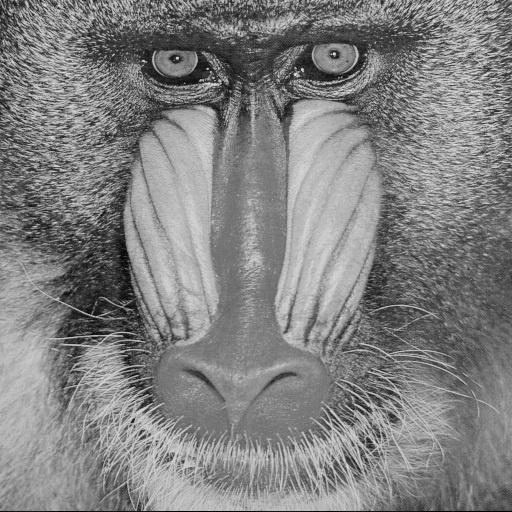
%> input picture new/Ref.jpg, 512 x 512 px
$ octave --eval "result = dehaze(imread('Ref.jpg'));"   (GNU Octave 9; MATLAB toolbox functions it lacks are replaced by stand-ins)
%> lines starting %> are read from the running program, lines starting %| are printed output that depends on the picture
%% 鲁棒性测试——实时去雾算法
function out_img=dehaze(Img)
    % 归一化到[0,1]
    Img = double(Img)/255.0;

    %%
    %%%%%%%%%%%%%%%%%%%%%%%%%%%%%%%%%%%
    % 第二步: 求取I的三个通道的最小值矩阵M
    %%%%%%%%%%%%%%%%%%%%%%%%%%%%%%%%%%%
    M = min(Img,[],3);

    %%
    %%%%%%%%%%%%%%%%%%%%%%%%%%%%%%%%%%%
    % 第三步: 对M进行均值滤波，得到Mave(x)
    %%%%%%%%%%%%%%%%%%%%%%%%%%%%%%%%%%%
    [height,width] = size(Img);
%> height = 512; width = 1536
    mask = ceil(max(height, width) / 50);
%> mask = 31
    if mod(mask, 2) == 0
        mask = mask + 1;
    end
    f = fspecial('average', mask);
    M_average = imfilter(M, f, 'symmetric');
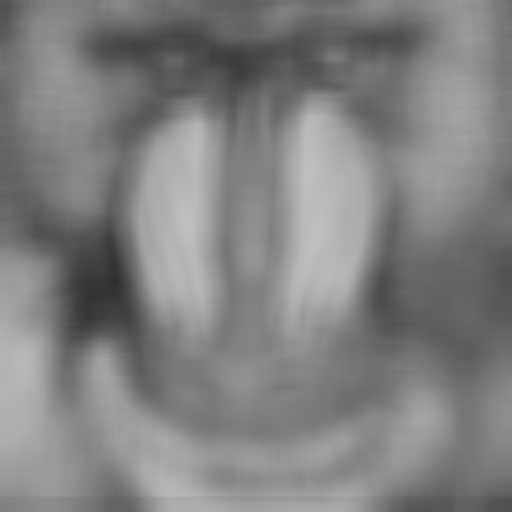
%> M_average: size 512x512 double; min 0.185, max 0.75, mean 0.506

    %%
    %%%%%%%%%%%%%%%%%%%%%%%%%%%%%%%%%%%
    % 第四步: 求取M(x)中所有元素的均值Mav
    %%%%%%%%%%%%%%%%%%%%%%%%%%%%%%%%%%%
    [height, width] = size(M_average);
%> width = 512
    M_average_value = sum(sum(M_average)) / (height * width);
%> M_average_value = 0.506

    %%
    %%%%%%%%%%%%%%%%%%%%%%%%%%%%%%%%%%%
    % 第五步: 利用M_average求出环境光度 L
    %%%%%%%%%%%%%%%%%%%%%%%%%%%%%%%%%%%
    % delta值越大，去雾后的图像越暗，去雾效果越好
    % delta值越小，去雾后的图像越白，去雾效果越差
    delta = 2.0;
    L = min ( min( delta*M_average_value,0.9)*M_average, M);
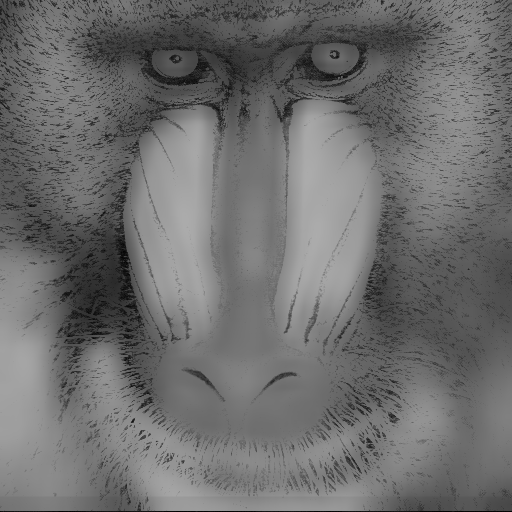
%> L: size 512x512 double; min 0, max 0.675, mean 0.431

    %%
    %%%%%%%%%%%%%%%%%%%%%%%%%%%%%%%%%%%%%%%%%%
    % 第六步: 利用M_average和I，求出全局大气光 A
    %%%%%%%%%%%%%%%%%%%%%%%%%%%%%%%%%%%%%%%%%%
    Matrix = [1;...
              1;...
              1];
    A = 0.5 * ( max( max( max(Img, [], 3) ) ) + max( max(M_average) ) )*Matrix;
%> A = [0.83; 0.83; 0.83]


    %%
    %%%%%%%%%%%%%%%%%%%%%%%%%%%%%%%%%%%%%%%%%%
    % 第七步: 利用A、L和I求出去雾图
    %%%%%%%%%%%%%%%%%%%%%%%%%%%%%%%%%%%%%%%%%%
    [height, width, dimention] = size(Img);
%> dimention = 3
    I_defog = zeros(height,width,dimention);
    for i = 1:dimention
        I_defog(:,:,i) = (Img(:,:,i) - L) ./ (1 - L./A(i));
    end
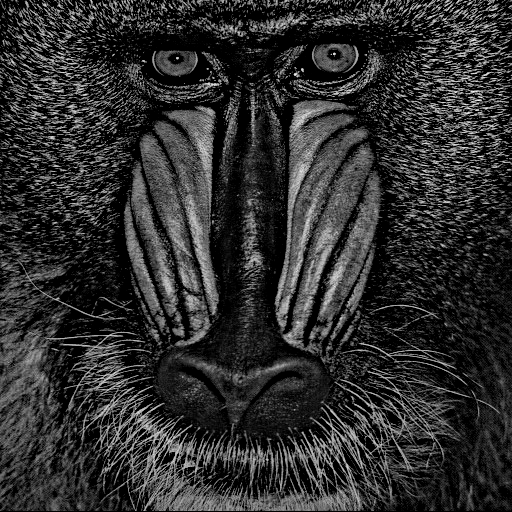
%> I_defog: size 512x512x3 double; min 0, max 1.02, mean 0.189; drawn with min black and max white

   out_img=uint8(I_defog*255.0);

end

$ run again, on new/Ref.tif
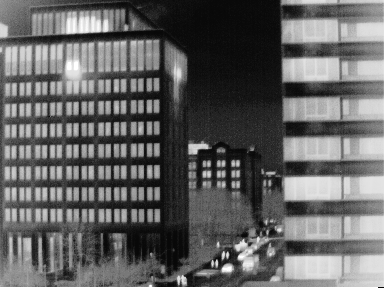
%> input picture new/Ref.tif, 384 x 288 px
%> M_average_value = 0.388
%> in dehaze, `L = min ( min( delta*M_average_value,0.9)*M_average, M);`:
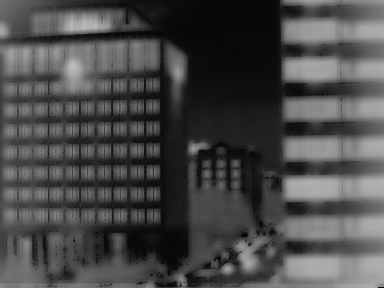
%> L: size 288x384 double; min 0.0281, max 0.746, mean 0.29
%> A = [0.981; 0.981; 0.981]
%> after the loop in dehaze, `for i = 1:dimention`:
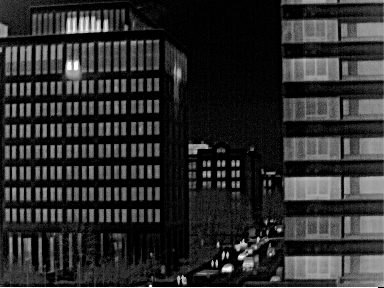
%> I_defog: size 288x384 double; min 0, max 1.06, mean 0.183; drawn with min black and max white
